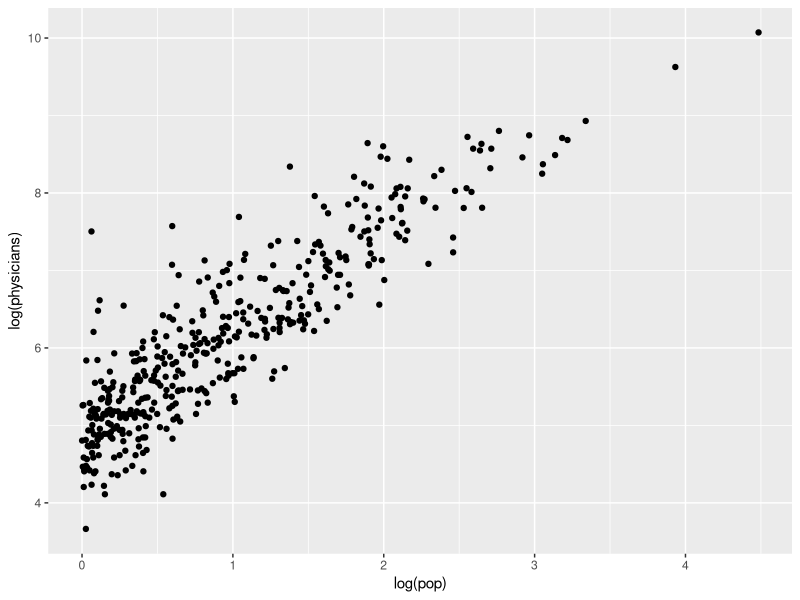
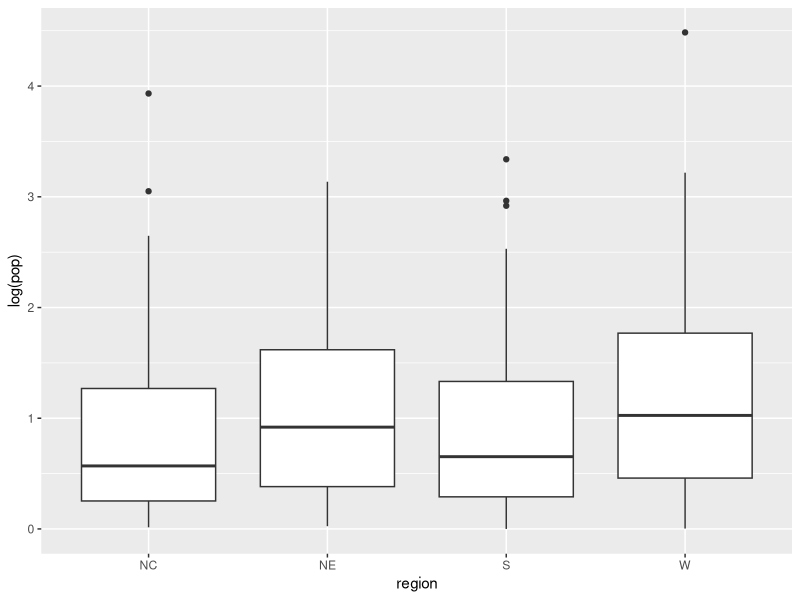
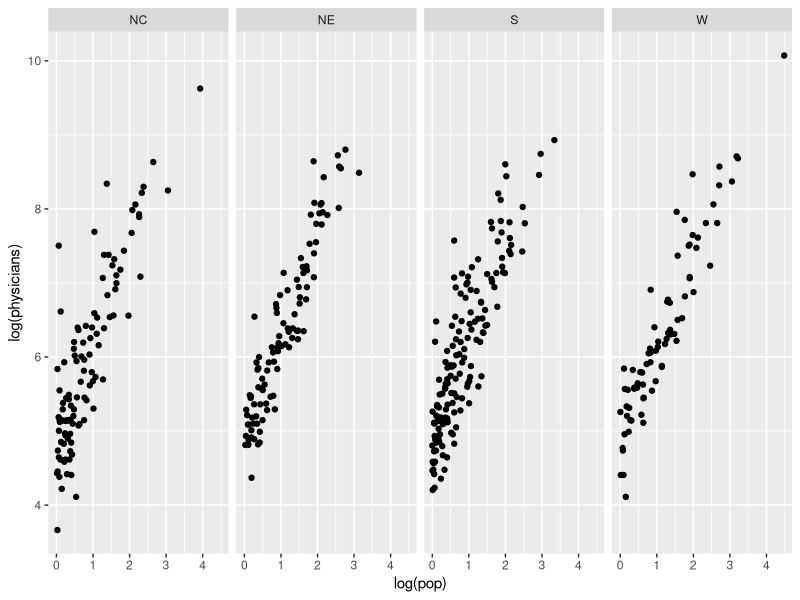

Write R code to recreate these figures, in order.
## ---- chunk 1
knitr::opts_chunk$set(echo = TRUE)
## ---- chunk 2
library(tidyverse)
library(dplyr)
## ---- chunk 3
cdi <- read_csv(file = "./week_1/cdi.csv")
## ---- chunk 4
glimpse(cdi)
## ---- chunk 5
cdi %>% 
  summarise(mean = sum(pop),
            sd = sd(pop))
## ---- chunk 6
cdi <- cdi %>% 
  mutate(pop = pop/100000)

cdi
## ---- chunk 7
ggplot(cdi, mapping = aes(x = log(pop), y = log(physicians))) +
  geom_point()
## ---- chunk 8
ggplot(cdi, mapping = aes(x = region, y = log(pop))) +
  geom_boxplot()
## ---- chunk 9
ggplot(cdi, mapping = aes(x = log(pop), y = log(physicians))) +
  geom_point() +
  facet_grid(~ region)
## ---- chunk 10
cdi_w <- cdi %>% 
  filter(region == "W")

cdi_NC <- cdi %>% 
  filter(region == "NC")

cdi_S <- cdi %>% 
  filter(region == "S")

cdi_NE <- cdi %>% 
  filter(region == "NE")


cdi_w
cdi_NE
cdi_S
cdi_NC
